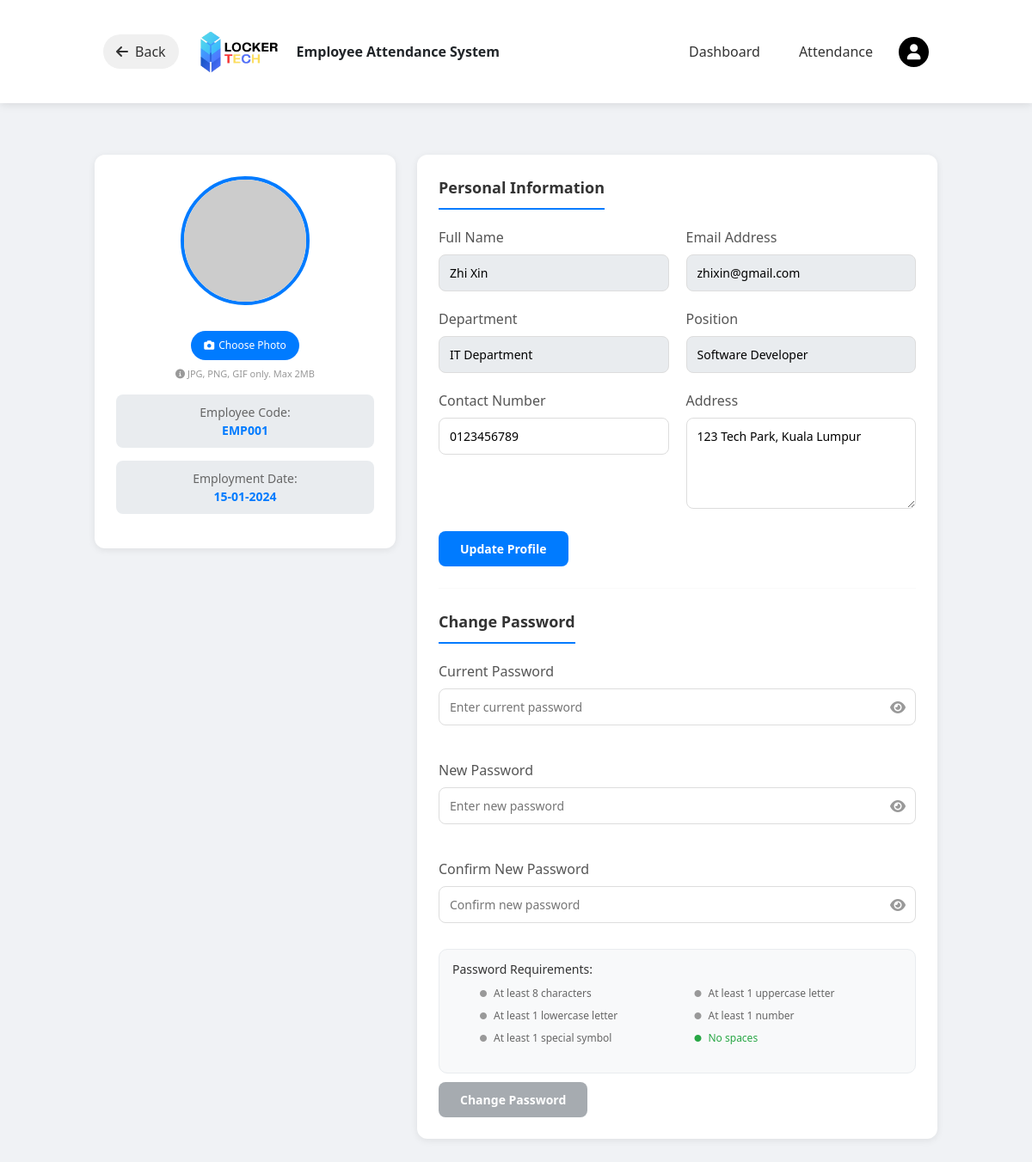
/TSE_PROJECT/User/profile.php (signed in), run on the app's committed database.
### tables this page shows
CREATE TABLE `employees` (
  `employee_id` int(11) NOT NULL,
  `user_id` int(11) NOT NULL,
  `employee_code` varchar(50) NOT NULL,
  `department` varchar(100) NOT NULL,
  `position` varchar(100) NOT NULL,
  `employment_date` date NOT NULL,
  `contact_number` varchar(20) NOT NULL,
  `address` text NOT NULL
);

CREATE TABLE `users` (
  `user_id` int(11) NOT NULL,
  `email` varchar(100) NOT NULL,
  `password` varchar(255) NOT NULL,
  `name` varchar(100) NOT NULL,
  `role` enum('employee','admin') NOT NULL,
  `profile_picture` varchar(255) DEFAULT NULL,
  `status` enum('Active','Inactive') DEFAULT 'Active',
  `created_at` timestamp NOT NULL DEFAULT current_timestamp(),
  `updated_at` timestamp NOT NULL DEFAULT current_timestamp() ON UPDATE current_timestamp()
);

### TSE_PROJECT/User/profile.php (the view, shortened to what this page needs)
<?php
include '../db_connection.php';
include 'header.php';
$user_id = $_SESSION['user_id'];
$query = "SELECT u.*, e.* FROM users u
          JOIN employees e ON u.user_id = e.user_id
          WHERE u.user_id = '$user_id'";
$result = mysqli_query($conn, $query);
$user = mysqli_fetch_assoc($result);
$profile_pic_filename = isset($user['profile_picture']) && !empty($user['profile_picture']) ? $user['profile_picture'] : '';
$profile_pic = "../profile_picture/" . $profile_pic_filename;
if(empty($profile_pic_filename) || !file_exists($profile_pic)) {
    $profile_pic = "https://ui-avatars.com/api/?background=007bff&color=fff&size=150&name=" . urlencode($user['name']);
}
?>
<!DOCTYPE html>
<html lang="en">
<head>
    <link rel="stylesheet" href="https://cdnjs.cloudflare.com/ajax/libs/font-awesome/6.0.0/css/all.min.css">
</head>
<body>
<div class="main-container">
    <div class="profile-container">
        <div class="profile-sidebar">
            <div class="profile-avatar">
                <img src="<?php echo $profile_pic; ?>" alt="Profile Picture" id="profileImage">
            </div>
            <form method="POST" enctype="multipart/form-data" id="profilePicForm">
                <label class="upload-btn">
                    <i class="fas fa-camera"></i> Choose Photo
                </label>
                <div class="file-info">
                    <i class="fas fa-info-circle"></i> JPG, PNG, GIF only. Max 2MB
                </div>
            </form>
            <div class="employee-code">
                <span>Employee Code:</span><br>
                <strong><?php echo $user['employee_code']; ?></strong>
            </div>
            <div class="employee-code">
                <span>Employment Date:</span><br>
                <strong><?php echo date('d-m-Y', strtotime($user['employment_date'])); ?></strong>
            </div>
        </div>
        <div class="profile-main">
            <div class="section-title">Personal Information</div>
            <form method="POST" action="">
                <div class="row-2">
                    <div class="form-group">
                        <label>Full Name</label>
                        <input type="text" value="<?php echo htmlspecialchars($user['name']); ?>" readonly>
                    </div>
                    <div class="form-group">
                        <label>Email Address</label>
                        <input type="email" value="<?php echo htmlspecialchars($user['email']); ?>" readonly>
                    </div>
                </div>
                <div class="row-2">
                    <div class="form-group">
                        <label>Department</label>
                        <input type="text" value="<?php echo htmlspecialchars($user['department']); ?>" readonly>
                    </div>
                    <div class="form-group">
                        <label>Position</label>
                        <input type="text" value="<?php echo htmlspecialchars($user['position']); ?>" readonly>
                    </div>
                </div>
                <div class="row-2">
                    <div class="form-group">
                        <label>Contact Number</label>
                        <input type="text" name="contact_number" value="<?php echo htmlspecialchars($user['contact_number'] ?? ''); ?>">
                    </div>
                    <div class="form-group">
                        <label>Address</label>
                        <textarea name="address" rows="4"><?php echo htmlspecialchars($user['address'] ?? ''); ?></textarea>
                    </div>
                </div>
                <button type="submit" name="update_profile" class="btn-primary">Update Profile</button>
            </form>
            <hr>
            <div class="section-title">Change Password</div>
            <form method="POST" action="" id="passwordForm">
                <div class="password-fields">
                    <div class="form-group">
                        <label>Current Password</label>
                        <div class="pass-wrapper">
                            <input type="password" name="current_password" id="currentPassword" placeholder="Enter current password" required>
                            <i class="fas fa-eye toggle-password" data-target="currentPassword"></i>
                        </div>
                    </div>
                    <div class="form-group">
                        <label>New Password</label>
                        <div class="pass-wrapper">
                            <input type="password" name="new_password" id="newPassword" placeholder="Enter new password" required>
                            <i class="fas fa-eye toggle-password" data-target="newPassword"></i>
                        </div>
                    </div>
                    <div class="form-group">
                        <label>Confirm New Password</label>
                        <div class="pass-wrapper">
                            <input type="password" name="confirm_password" id="confirmPassword" placeholder="Confirm new password" required>
                            <i class="fas fa-eye toggle-password" data-target="confirmPassword"></i>
                        </div>
                    </div>
                </div>
                <div class="password-requirements">
                    <h4>Password Requirements:</h4>
                    <ul>
                        <li id="req-length"><i class="fas fa-circle"></i><span>At least 8 characters</span></li>
                        <li id="req-upper"><i class="fas fa-circle"></i><span>At least 1 uppercase letter</span></li>
                        <li id="req-lower"><i class="fas fa-circle"></i><span>At least 1 lowercase letter</span></li>
                        <li id="req-number"><i class="fas fa-circle"></i><span>At least 1 number</span></li>
                        <li id="req-special"><i class="fas fa-circle"></i><span>At least 1 special symbol</span></li>
                        <li id="req-space"><i class="fas fa-circle"></i><span>No spaces</span></li>
                    </ul>
                </div>
                <button type="submit" name="change_password" id="changePasswordBtn" class="btn-secondary" style="margin-top: 10px;" disabled>Change Password</button>
            </form>
        </div>
    </div>
</div>
</body>
</html>

### TSE_PROJECT/User/header.php (style rules this page uses)
html { scroll-padding-top: 80px; }
body { margin: 0; padding-top: 80px; background: #f4f6f9; font-family: 'Segoe UI', Tahoma, Geneva, Verdana, sans-serif; }
.main-container { width: 80%; margin: 0 auto; max-width: none; }

### TSE_PROJECT/User/profile.php (style rules this page uses)
* { margin: 0; padding: 0; box-sizing: border-box; }
body { background: #f0f2f5; font-family: 'Segoe UI', Tahoma, Geneva, Verdana, sans-serif; }
.main-container { width: 85%; max-width: 1200px; margin: 100px auto 40px; padding: 0 20px; }
.profile-container { display: grid; grid-template-columns: 350px 1fr; gap: 25px; }
.profile-sidebar { background: white; border-radius: 12px; padding: 25px; text-align: center; box-shadow: 0 2px 8px rgba(0,0,0,0.08); height: fit-content; }
.profile-avatar { position: relative; width: 150px; height: 150px; margin: 0 auto 20px; border-radius: 50%; overflow: hidden; border: 4px solid #007bff; }
.profile-avatar img { width: 100%; height: 100%; object-fit: cover; }
.upload-btn { background: #007bff; color: white; padding: 8px 15px; border-radius: 25px; cursor: pointer; font-size: 12px; display: inline-flex; align-items: center; gap: 5px; margin-top: 10px; transition: all 0.3s; border: none; }
.file-info { font-size: 11px; color: #999; margin-top: 8px; }
.employee-code { background: #e9ecef; padding: 10px; border-radius: 8px; margin: 15px 0; font-size: 14px; }
.employee-code span { color: #666; }
.employee-code strong { color: #007bff; }
.profile-main { background: white; border-radius: 12px; padding: 25px; box-shadow: 0 2px 8px rgba(0,0,0,0.08); }
.section-title { font-size: 18px; font-weight: bold; color: #333; padding-bottom: 10px; border-bottom: 2px solid #007bff; margin-bottom: 20px; display: inline-block; }
.form-group { margin-bottom: 20px; }
.form-group label { display: block; margin-bottom: 8px; font-weight: 500; color: #555; }
.form-group input, .form-group textarea { width: 100%; padding: 10px 12px; border: 1px solid #ddd; border-radius: 8px; font-size: 14px; transition: all 0.3s; font-family: inherit; }
.form-group input[readonly] { background: #e9ecef; cursor: not-allowed; }
.form-group textarea { resize: vertical; min-height: 100px; }
.pass-wrapper { position: relative; }
.pass-wrapper input { width: 100%; padding: 10px 12px; padding-right: 40px; border: 1px solid #ddd; border-radius: 8px; font-size: 14px; transition: all 0.3s; }
.toggle-password { position: absolute; right: 12px; top: 50%; transform: translateY(-50%); cursor: pointer; color: #999; transition: color 0.3s; font-size: 16px; }
.btn-primary { background: #007bff; color: white; border: none; padding: 10px 25px; border-radius: 8px; cursor: pointer; font-size: 14px; font-weight: bold; transition: all 0.3s; }
.btn-secondary { background: #6c757d; color: white; border: none; padding: 10px 25px; border-radius: 8px; cursor: pointer; font-size: 14px; font-weight: bold; transition: all 0.3s; }
.btn-secondary:disabled { opacity: 0.6; cursor: not-allowed; }
.row-2 { display: grid; grid-template-columns: repeat(2, 1fr); gap: 20px; }
.password-fields { display: flex; flex-direction: column; gap: 20px; }
.password-requirements { background: #f8f9fa; border-radius: 10px; padding: 15px; margin-top: 10px; border: 1px solid #e9ecef; }
.password-requirements h4 { font-size: 14px; color: #333; margin-bottom: 10px; }
.password-requirements ul { list-style: none; display: grid; grid-template-columns: repeat(2, 1fr); gap: 8px; }
.password-requirements li { font-size: 12px; color: #666; display: flex; align-items: center; gap: 8px; }
.password-requirements li i { font-size: 8px; color: #999; }
.password-requirements li.valid i { color: #28a745; }
.password-requirements li.valid span { color: #28a745; }
hr { margin: 25px 0; border: none; border-top: 1px solid #eee; }

### data on the page
employees: employee_code "EMP001", employment_date "15-01-2024", user.name "Zhi Xin", user.email "zhixin@gmail.com", department "IT Department", position "Software Developer", contact_number "0123456789", address "123 Tech Park, Kuala Lumpur"
